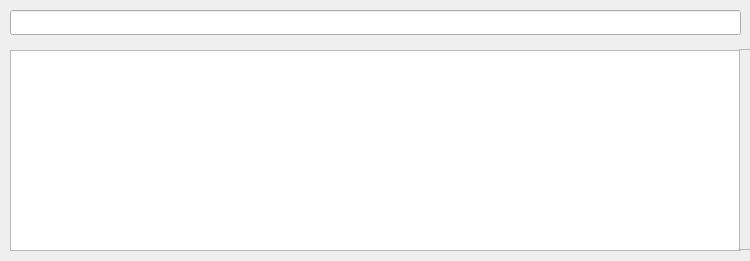
<?xml version="1.0" encoding="UTF-8"?>
<ui version="4.0">
 <class>Terminal</class>
 <widget class="QWidget" name="Terminal">
  <property name="geometry">
   <rect>
    <x>0</x>
    <y>0</y>
    <width>750</width>
    <height>261</height>
   </rect>
  </property>
  <property name="windowTitle">
   <string>Form</string>
  </property>
  <widget class="QLineEdit" name="lineEdit">
   <property name="geometry">
    <rect>
     <x>10</x>
     <y>10</y>
     <width>731</width>
     <height>25</height>
    </rect>
   </property>
  </widget>
  <widget class="QTextBrowser" name="textBrowser">
   <property name="geometry">
    <rect>
     <x>10</x>
     <y>50</y>
     <width>731</width>
     <height>201</height>
    </rect>
   </property>
  </widget>
  <widget class="QScrollArea" name="scrollArea">
   <property name="geometry">
    <rect>
     <x>739</x>
     <y>49</y>
     <width>121</width>
     <height>201</height>
    </rect>
   </property>
   <property name="widgetResizable">
    <bool>true</bool>
   </property>
   <widget class="QWidget" name="scrollAreaWidgetContents">
    <property name="geometry">
     <rect>
      <x>0</x>
      <y>0</y>
      <width>119</width>
      <height>199</height>
     </rect>
    </property>
   </widget>
  </widget>
 </widget>
 <resources/>
 <connections/>
</ui>
